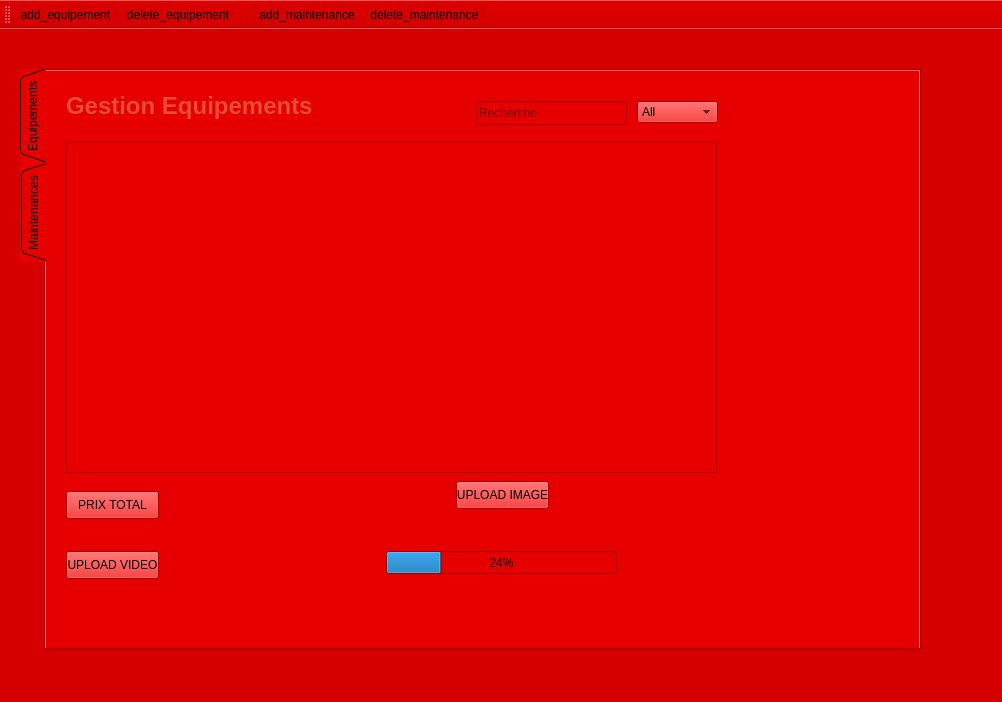
<?xml version="1.0" encoding="UTF-8"?>
<ui version="4.0">
 <class>gestion_wael</class>
 <widget class="QMainWindow" name="gestion_wael">
  <property name="geometry">
   <rect>
    <x>0</x>
    <y>0</y>
    <width>1002</width>
    <height>702</height>
   </rect>
  </property>
  <property name="windowTitle">
   <string>MainWindow</string>
  </property>
  <property name="styleSheet">
   <string notr="true">background-image: url(:/new/prefix1/img/hand-painted-watercolor-background-with-sky-clouds-shape_24972-1095.jpg);
background-color: rgb(214, 0, 0);
background-image: url(:/new/prefix1/img/maxresdefault.jpg);</string>
  </property>
  <widget class="QWidget" name="centralwidget">
   <widget class="QTabWidget" name="tabWidget">
    <property name="geometry">
     <rect>
      <x>20</x>
      <y>40</y>
      <width>901</width>
      <height>581</height>
     </rect>
    </property>
    <property name="styleSheet">
     <string notr="true">background-color: rgb(230, 0, 0);</string>
    </property>
    <property name="tabPosition">
     <enum>QTabWidget::West</enum>
    </property>
    <property name="tabShape">
     <enum>QTabWidget::Triangular</enum>
    </property>
    <property name="currentIndex">
     <number>0</number>
    </property>
    <widget class="QWidget" name="tab">
     <attribute name="title">
      <string>Equipements</string>
     </attribute>
     <widget class="QLineEdit" name="rech_equipement">
      <property name="geometry">
       <rect>
        <x>430</x>
        <y>30</y>
        <width>151</width>
        <height>24</height>
       </rect>
      </property>
      <property name="placeholderText">
       <string>Recherche</string>
      </property>
      <property name="clearButtonEnabled">
       <bool>true</bool>
      </property>
     </widget>
     <widget class="QTableView" name="table_equipement">
      <property name="geometry">
       <rect>
        <x>20</x>
        <y>71</y>
        <width>651</width>
        <height>331</height>
       </rect>
      </property>
      <property name="styleSheet">
       <string notr="true"/>
      </property>
      <property name="sortingEnabled">
       <bool>true</bool>
      </property>
      <attribute name="horizontalHeaderCascadingSectionResizes">
       <bool>true</bool>
      </attribute>
      <attribute name="horizontalHeaderShowSortIndicator" stdset="0">
       <bool>true</bool>
      </attribute>
      <attribute name="horizontalHeaderStretchLastSection">
       <bool>false</bool>
      </attribute>
     </widget>
     <widget class="QLabel" name="label">
      <property name="geometry">
       <rect>
        <x>20</x>
        <y>10</y>
        <width>341</width>
        <height>51</height>
       </rect>
      </property>
      <property name="text">
       <string>&lt;html&gt;&lt;head/&gt;&lt;body&gt;&lt;p&gt;&lt;span style=&quot; font-size:18pt; font-weight:600; color:#e54d30;&quot;&gt;Gestion Equipements&lt;/span&gt;&lt;/p&gt;&lt;/body&gt;&lt;/html&gt;</string>
      </property>
     </widget>
     <widget class="QComboBox" name="equipement_sel_col">
      <property name="geometry">
       <rect>
        <x>591</x>
        <y>30</y>
        <width>81</width>
        <height>22</height>
       </rect>
      </property>
      <item>
       <property name="text">
        <string>All</string>
       </property>
      </item>
      <item>
       <property name="text">
        <string>ID</string>
       </property>
      </item>
      <item>
       <property name="text">
        <string>Nom</string>
       </property>
      </item>
      <item>
       <property name="text">
        <string>Date Achat</string>
       </property>
      </item>
      <item>
       <property name="text">
        <string>Prix</string>
       </property>
      </item>
      <item>
       <property name="text">
        <string>Etat</string>
       </property>
      </item>
     </widget>
     <widget class="QPushButton" name="pushButton_3">
      <property name="geometry">
       <rect>
        <x>410</x>
        <y>410</y>
        <width>93</width>
        <height>28</height>
       </rect>
      </property>
      <property name="text">
       <string>UPLOAD IMAGE</string>
      </property>
     </widget>
     <widget class="QLabel" name="label_2">
      <property name="geometry">
       <rect>
        <x>600</x>
        <y>420</y>
        <width>131</width>
        <height>81</height>
       </rect>
      </property>
      <property name="text">
       <string/>
      </property>
     </widget>
     <widget class="QProgressBar" name="progressBar">
      <property name="geometry">
       <rect>
        <x>340</x>
        <y>480</y>
        <width>231</width>
        <height>23</height>
       </rect>
      </property>
      <property name="value">
       <number>24</number>
      </property>
     </widget>
     <widget class="QPushButton" name="pushButton">
      <property name="geometry">
       <rect>
        <x>20</x>
        <y>420</y>
        <width>93</width>
        <height>28</height>
       </rect>
      </property>
      <property name="text">
       <string>PRIX TOTAL</string>
      </property>
     </widget>
     <widget class="QLabel" name="label_3">
      <property name="geometry">
       <rect>
        <x>140</x>
        <y>426</y>
        <width>81</width>
        <height>20</height>
       </rect>
      </property>
      <property name="text">
       <string/>
      </property>
     </widget>
     <widget class="QLabel" name="label_5">
      <property name="geometry">
       <rect>
        <x>134</x>
        <y>475</y>
        <width>71</width>
        <height>21</height>
       </rect>
      </property>
      <property name="text">
       <string/>
      </property>
     </widget>
     <widget class="QPushButton" name="pushButton_4">
      <property name="geometry">
       <rect>
        <x>20</x>
        <y>480</y>
        <width>93</width>
        <height>28</height>
       </rect>
      </property>
      <property name="text">
       <string>UPLOAD VIDEO</string>
      </property>
     </widget>
     <widget class="QLabel" name="Clocklabel">
      <property name="geometry">
       <rect>
        <x>700</x>
        <y>10</y>
        <width>121</width>
        <height>16</height>
       </rect>
      </property>
      <property name="text">
       <string/>
      </property>
     </widget>
     <widget class="QLabel" name="date">
      <property name="geometry">
       <rect>
        <x>700</x>
        <y>45</y>
        <width>111</width>
        <height>21</height>
       </rect>
      </property>
      <property name="text">
       <string/>
      </property>
     </widget>
    </widget>
    <widget class="QWidget" name="tab_2">
     <attribute name="title">
      <string>Maintenances</string>
     </attribute>
     <widget class="QTableView" name="table_maintenance">
      <property name="geometry">
       <rect>
        <x>-50</x>
        <y>0</y>
        <width>651</width>
        <height>341</height>
       </rect>
      </property>
      <property name="selectionMode">
       <enum>QAbstractItemView::ExtendedSelection</enum>
      </property>
      <property name="sortingEnabled">
       <bool>true</bool>
      </property>
      <attribute name="horizontalHeaderShowSortIndicator" stdset="0">
       <bool>false</bool>
      </attribute>
     </widget>
     <widget class="QLabel" name="label_4">
      <property name="geometry">
       <rect>
        <x>30</x>
        <y>20</y>
        <width>331</width>
        <height>51</height>
       </rect>
      </property>
      <property name="text">
       <string>&lt;html&gt;&lt;head/&gt;&lt;body&gt;&lt;p&gt;&lt;span style=&quot; font-size:18pt; font-weight:600; color:#e54d30;&quot;&gt;Gestion Maintenance&lt;/span&gt;&lt;/p&gt;&lt;/body&gt;&lt;/html&gt;</string>
      </property>
     </widget>
     <widget class="QLineEdit" name="rech_maintenance">
      <property name="geometry">
       <rect>
        <x>430</x>
        <y>30</y>
        <width>141</width>
        <height>24</height>
       </rect>
      </property>
      <property name="placeholderText">
       <string>Recherche</string>
      </property>
      <property name="clearButtonEnabled">
       <bool>true</bool>
      </property>
     </widget>
     <widget class="QComboBox" name="maintenance_sel_col">
      <property name="geometry">
       <rect>
        <x>580</x>
        <y>30</y>
        <width>81</width>
        <height>22</height>
       </rect>
      </property>
      <item>
       <property name="text">
        <string>All</string>
       </property>
      </item>
      <item>
       <property name="text">
        <string>ID</string>
       </property>
      </item>
      <item>
       <property name="text">
        <string>Equipement</string>
       </property>
      </item>
      <item>
       <property name="text">
        <string>Duree</string>
       </property>
      </item>
      <item>
       <property name="text">
        <string>Total</string>
       </property>
      </item>
      <item>
       <property name="text">
        <string>Type Panne</string>
       </property>
      </item>
     </widget>
     <widget class="QPushButton" name="pushButton_2">
      <property name="geometry">
       <rect>
        <x>180</x>
        <y>420</y>
        <width>281</width>
        <height>23</height>
       </rect>
      </property>
      <property name="text">
       <string>Imprimer</string>
      </property>
     </widget>
     <widget class="QPushButton" name="pushButton_5">
      <property name="geometry">
       <rect>
        <x>180</x>
        <y>450</y>
        <width>281</width>
        <height>21</height>
       </rect>
      </property>
      <property name="text">
       <string>EXCEL</string>
      </property>
     </widget>
     <widget class="QPushButton" name="play">
      <property name="geometry">
       <rect>
        <x>590</x>
        <y>510</y>
        <width>93</width>
        <height>28</height>
       </rect>
      </property>
      <property name="text">
       <string>Play</string>
      </property>
     </widget>
     <widget class="QPushButton" name="stop">
      <property name="geometry">
       <rect>
        <x>740</x>
        <y>510</y>
        <width>93</width>
        <height>28</height>
       </rect>
      </property>
      <property name="text">
       <string>Stop</string>
      </property>
     </widget>
    </widget>
   </widget>
  </widget>
  <widget class="QMenuBar" name="menubar">
   <property name="geometry">
    <rect>
     <x>0</x>
     <y>0</y>
     <width>1002</width>
     <height>26</height>
    </rect>
   </property>
  </widget>
  <widget class="QStatusBar" name="statusbar"/>
  <widget class="QToolBar" name="toolBar">
   <property name="windowTitle">
    <string>toolBar</string>
   </property>
   <attribute name="toolBarArea">
    <enum>TopToolBarArea</enum>
   </attribute>
   <attribute name="toolBarBreak">
    <bool>false</bool>
   </attribute>
   <addaction name="actionadd_equipement"/>
   <addaction name="actiondelete_equipement"/>
   <addaction name="separator"/>
   <addaction name="separator"/>
   <addaction name="actionadd_maintenance"/>
   <addaction name="actiondelete_maintenance"/>
  </widget>
  <action name="actionadd_equipement">
   <property name="icon">
    <iconset resource="resources.qrc">
     <normaloff>:/new/prefix1/img/images (2).jfif</normaloff>:/new/prefix1/img/images (2).jfif</iconset>
   </property>
   <property name="text">
    <string>add_equipement</string>
   </property>
   <property name="toolTip">
    <string>&lt;html&gt;&lt;head/&gt;&lt;body&gt;&lt;p&gt;&lt;img src=&quot;:/new/prefix1/img/images (2).jfif&quot;/&gt;&lt;/p&gt;&lt;/body&gt;&lt;/html&gt;</string>
   </property>
   <property name="shortcut">
    <string>Ctrl+A</string>
   </property>
  </action>
  <action name="actiondelete_equipement">
   <property name="icon">
    <iconset resource="resources.qrc">
     <normaloff>:/new/prefix1/img/images (1).jfif</normaloff>:/new/prefix1/img/images (1).jfif</iconset>
   </property>
   <property name="text">
    <string>delete_equipement</string>
   </property>
   <property name="toolTip">
    <string>&lt;html&gt;&lt;head/&gt;&lt;body&gt;&lt;p&gt;&lt;img src=&quot;:/new/prefix1/img/images (1).jfif&quot;/&gt;&lt;/p&gt;&lt;/body&gt;&lt;/html&gt;</string>
   </property>
   <property name="shortcut">
    <string>Ctrl+D</string>
   </property>
  </action>
  <action name="actionadd_maintenance">
   <property name="text">
    <string>add_maintenance</string>
   </property>
   <property name="shortcut">
    <string>Ctrl+Shift+A</string>
   </property>
  </action>
  <action name="actiondelete_maintenance">
   <property name="text">
    <string>delete_maintenance</string>
   </property>
   <property name="shortcut">
    <string>Ctrl+Shift+D</string>
   </property>
  </action>
 </widget>
 <resources>
  <include location="resources.qrc"/>
 </resources>
 <connections/>
</ui>
